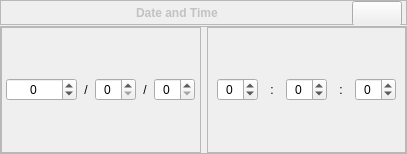
<?xml version="1.0" encoding="UTF-8"?>
<ui version="4.0">
 <class>dateTimeDialogForm</class>
 <widget class="QWidget" name="dateTimeDialogForm">
  <property name="geometry">
   <rect>
    <x>0</x>
    <y>0</y>
    <width>407</width>
    <height>154</height>
   </rect>
  </property>
  <property name="styleSheet">
   <string notr="true"/>
  </property>
  <layout class="QVBoxLayout">
   <property name="spacing">
    <number>1</number>
   </property>
   <property name="margin">
    <number>0</number>
   </property>
   <item>
    <widget class="BarFrame" name="TitleBar">
     <property name="sizePolicy">
      <sizepolicy hsizetype="Expanding" vsizetype="Preferred">
       <horstretch>0</horstretch>
       <verstretch>0</verstretch>
      </sizepolicy>
     </property>
     <property name="minimumSize">
      <size>
       <width>16</width>
       <height>25</height>
      </size>
     </property>
     <property name="maximumSize">
      <size>
       <width>16777215</width>
       <height>25</height>
      </size>
     </property>
     <property name="frameShape">
      <enum>QFrame::StyledPanel</enum>
     </property>
     <layout class="QHBoxLayout">
      <property name="spacing">
       <number>0</number>
      </property>
      <property name="leftMargin">
       <number>0</number>
      </property>
      <property name="topMargin">
       <number>0</number>
      </property>
      <property name="rightMargin">
       <number>4</number>
      </property>
      <property name="bottomMargin">
       <number>0</number>
      </property>
      <item>
       <spacer name="horizontalSpacer">
        <property name="orientation">
         <enum>Qt::Horizontal</enum>
        </property>
        <property name="sizeHint" stdset="0">
         <size>
          <width>40</width>
          <height>20</height>
         </size>
        </property>
       </spacer>
      </item>
      <item>
       <widget class="QLabel" name="stelWindowTitle">
        <property name="palette">
         <palette>
          <active>
           <colorrole role="WindowText">
            <brush brushstyle="SolidPattern">
             <color alpha="255">
              <red>194</red>
              <green>194</green>
              <blue>195</blue>
             </color>
            </brush>
           </colorrole>
           <colorrole role="Text">
            <brush brushstyle="SolidPattern">
             <color alpha="255">
              <red>194</red>
              <green>194</green>
              <blue>195</blue>
             </color>
            </brush>
           </colorrole>
          </active>
          <inactive>
           <colorrole role="WindowText">
            <brush brushstyle="SolidPattern">
             <color alpha="255">
              <red>194</red>
              <green>194</green>
              <blue>195</blue>
             </color>
            </brush>
           </colorrole>
           <colorrole role="Text">
            <brush brushstyle="SolidPattern">
             <color alpha="255">
              <red>194</red>
              <green>194</green>
              <blue>195</blue>
             </color>
            </brush>
           </colorrole>
          </inactive>
          <disabled>
           <colorrole role="WindowText">
            <brush brushstyle="SolidPattern">
             <color alpha="255">
              <red>194</red>
              <green>194</green>
              <blue>195</blue>
             </color>
            </brush>
           </colorrole>
           <colorrole role="Text">
            <brush brushstyle="SolidPattern">
             <color alpha="255">
              <red>194</red>
              <green>194</green>
              <blue>195</blue>
             </color>
            </brush>
           </colorrole>
          </disabled>
         </palette>
        </property>
        <property name="font">
         <font>
          <weight>75</weight>
          <italic>false</italic>
          <bold>true</bold>
         </font>
        </property>
        <property name="text">
         <string>Date and Time</string>
        </property>
       </widget>
      </item>
      <item>
       <spacer name="horizontalSpacer_2">
        <property name="orientation">
         <enum>Qt::Horizontal</enum>
        </property>
        <property name="sizeHint" stdset="0">
         <size>
          <width>40</width>
          <height>20</height>
         </size>
        </property>
       </spacer>
      </item>
      <item>
       <widget class="QPushButton" name="closeStelWindow">
        <property name="sizePolicy">
         <sizepolicy hsizetype="Fixed" vsizetype="Fixed">
          <horstretch>0</horstretch>
          <verstretch>0</verstretch>
         </sizepolicy>
        </property>
        <property name="minimumSize">
         <size>
          <width>50</width>
          <height>25</height>
         </size>
        </property>
        <property name="maximumSize">
         <size>
          <width>50</width>
          <height>25</height>
         </size>
        </property>
        <property name="focusPolicy">
         <enum>Qt::NoFocus</enum>
        </property>
        <property name="text">
         <string/>
        </property>
       </widget>
      </item>
     </layout>
    </widget>
   </item>
   <item>
    <widget class="QFrame" name="dateTimeBox">
     <property name="sizePolicy">
      <sizepolicy hsizetype="Preferred" vsizetype="Preferred">
       <horstretch>0</horstretch>
       <verstretch>1</verstretch>
      </sizepolicy>
     </property>
     <property name="frameShape">
      <enum>QFrame::StyledPanel</enum>
     </property>
     <layout class="QHBoxLayout" name="horizontalLayout_3">
      <property name="margin">
       <number>0</number>
      </property>
      <item>
       <widget class="QFrame" name="dateFrame">
        <property name="frameShape">
         <enum>QFrame::StyledPanel</enum>
        </property>
        <layout class="QHBoxLayout" name="horizontalLayout">
         <property name="spacing">
          <number>0</number>
         </property>
         <property name="margin">
          <number>0</number>
         </property>
         <item>
          <widget class="QSpinBox" name="spinner_year">
           <property name="sizePolicy">
            <sizepolicy hsizetype="Fixed" vsizetype="Fixed">
             <horstretch>0</horstretch>
             <verstretch>0</verstretch>
            </sizepolicy>
           </property>
           <property name="focusPolicy">
            <enum>Qt::StrongFocus</enum>
           </property>
           <property name="contextMenuPolicy">
            <enum>Qt::NoContextMenu</enum>
           </property>
           <property name="wrapping">
            <bool>false</bool>
           </property>
           <property name="frame">
            <bool>true</bool>
           </property>
           <property name="alignment">
            <set>Qt::AlignCenter</set>
           </property>
           <property name="minimum">
            <number>-1000000</number>
           </property>
           <property name="maximum">
            <number>1000000</number>
           </property>
          </widget>
         </item>
         <item>
          <widget class="QLabel" name="label">
           <property name="enabled">
            <bool>true</bool>
           </property>
           <property name="sizePolicy">
            <sizepolicy hsizetype="Expanding" vsizetype="Minimum">
             <horstretch>0</horstretch>
             <verstretch>0</verstretch>
            </sizepolicy>
           </property>
           <property name="maximumSize">
            <size>
             <width>10</width>
             <height>16777215</height>
            </size>
           </property>
           <property name="text">
            <string>/</string>
           </property>
           <property name="alignment">
            <set>Qt::AlignCenter</set>
           </property>
          </widget>
         </item>
         <item>
          <widget class="QSpinBox" name="spinner_month">
           <property name="sizePolicy">
            <sizepolicy hsizetype="Fixed" vsizetype="Fixed">
             <horstretch>0</horstretch>
             <verstretch>0</verstretch>
            </sizepolicy>
           </property>
           <property name="focusPolicy">
            <enum>Qt::StrongFocus</enum>
           </property>
           <property name="contextMenuPolicy">
            <enum>Qt::NoContextMenu</enum>
           </property>
           <property name="frame">
            <bool>true</bool>
           </property>
           <property name="alignment">
            <set>Qt::AlignCenter</set>
           </property>
           <property name="minimum">
            <number>0</number>
           </property>
           <property name="maximum">
            <number>13</number>
           </property>
          </widget>
         </item>
         <item>
          <widget class="QLabel" name="label_2">
           <property name="sizePolicy">
            <sizepolicy hsizetype="Expanding" vsizetype="Preferred">
             <horstretch>0</horstretch>
             <verstretch>0</verstretch>
            </sizepolicy>
           </property>
           <property name="maximumSize">
            <size>
             <width>10</width>
             <height>16777215</height>
            </size>
           </property>
           <property name="text">
            <string>/</string>
           </property>
           <property name="alignment">
            <set>Qt::AlignCenter</set>
           </property>
          </widget>
         </item>
         <item>
          <widget class="QSpinBox" name="spinner_day">
           <property name="sizePolicy">
            <sizepolicy hsizetype="Fixed" vsizetype="Fixed">
             <horstretch>0</horstretch>
             <verstretch>0</verstretch>
            </sizepolicy>
           </property>
           <property name="focusPolicy">
            <enum>Qt::StrongFocus</enum>
           </property>
           <property name="contextMenuPolicy">
            <enum>Qt::NoContextMenu</enum>
           </property>
           <property name="frame">
            <bool>true</bool>
           </property>
           <property name="alignment">
            <set>Qt::AlignCenter</set>
           </property>
           <property name="minimum">
            <number>0</number>
           </property>
           <property name="maximum">
            <number>32</number>
           </property>
          </widget>
         </item>
        </layout>
       </widget>
      </item>
      <item>
       <widget class="QFrame" name="timeFrame">
        <property name="sizePolicy">
         <sizepolicy hsizetype="Preferred" vsizetype="Preferred">
          <horstretch>0</horstretch>
          <verstretch>0</verstretch>
         </sizepolicy>
        </property>
        <property name="font">
         <font/>
        </property>
        <property name="frameShape">
         <enum>QFrame::StyledPanel</enum>
        </property>
        <layout class="QHBoxLayout" name="horizontalLayout_2">
         <property name="spacing">
          <number>0</number>
         </property>
         <property name="margin">
          <number>0</number>
         </property>
         <item>
          <widget class="QSpinBox" name="spinner_hour">
           <property name="sizePolicy">
            <sizepolicy hsizetype="Fixed" vsizetype="Fixed">
             <horstretch>0</horstretch>
             <verstretch>0</verstretch>
            </sizepolicy>
           </property>
           <property name="focusPolicy">
            <enum>Qt::StrongFocus</enum>
           </property>
           <property name="contextMenuPolicy">
            <enum>Qt::NoContextMenu</enum>
           </property>
           <property name="alignment">
            <set>Qt::AlignCenter</set>
           </property>
           <property name="minimum">
            <number>-1</number>
           </property>
           <property name="maximum">
            <number>24</number>
           </property>
          </widget>
         </item>
         <item>
          <widget class="QLabel" name="label_3">
           <property name="sizePolicy">
            <sizepolicy hsizetype="Expanding" vsizetype="Preferred">
             <horstretch>0</horstretch>
             <verstretch>0</verstretch>
            </sizepolicy>
           </property>
           <property name="maximumSize">
            <size>
             <width>10</width>
             <height>16777215</height>
            </size>
           </property>
           <property name="text">
            <string>:</string>
           </property>
           <property name="alignment">
            <set>Qt::AlignCenter</set>
           </property>
          </widget>
         </item>
         <item>
          <widget class="QSpinBox" name="spinner_minute">
           <property name="sizePolicy">
            <sizepolicy hsizetype="Fixed" vsizetype="Fixed">
             <horstretch>0</horstretch>
             <verstretch>0</verstretch>
            </sizepolicy>
           </property>
           <property name="focusPolicy">
            <enum>Qt::StrongFocus</enum>
           </property>
           <property name="contextMenuPolicy">
            <enum>Qt::NoContextMenu</enum>
           </property>
           <property name="alignment">
            <set>Qt::AlignCenter</set>
           </property>
           <property name="minimum">
            <number>-1</number>
           </property>
           <property name="maximum">
            <number>60</number>
           </property>
          </widget>
         </item>
         <item>
          <widget class="QLabel" name="label_4">
           <property name="sizePolicy">
            <sizepolicy hsizetype="Expanding" vsizetype="Preferred">
             <horstretch>0</horstretch>
             <verstretch>0</verstretch>
            </sizepolicy>
           </property>
           <property name="maximumSize">
            <size>
             <width>10</width>
             <height>16777215</height>
            </size>
           </property>
           <property name="autoFillBackground">
            <bool>false</bool>
           </property>
           <property name="text">
            <string>:</string>
           </property>
           <property name="alignment">
            <set>Qt::AlignCenter</set>
           </property>
          </widget>
         </item>
         <item>
          <widget class="QSpinBox" name="spinner_second">
           <property name="sizePolicy">
            <sizepolicy hsizetype="Fixed" vsizetype="Fixed">
             <horstretch>0</horstretch>
             <verstretch>0</verstretch>
            </sizepolicy>
           </property>
           <property name="focusPolicy">
            <enum>Qt::StrongFocus</enum>
           </property>
           <property name="contextMenuPolicy">
            <enum>Qt::NoContextMenu</enum>
           </property>
           <property name="frame">
            <bool>true</bool>
           </property>
           <property name="alignment">
            <set>Qt::AlignCenter</set>
           </property>
           <property name="buttonSymbols">
            <enum>QAbstractSpinBox::UpDownArrows</enum>
           </property>
           <property name="accelerated">
            <bool>true</bool>
           </property>
           <property name="prefix">
            <string/>
           </property>
           <property name="minimum">
            <number>-1</number>
           </property>
           <property name="maximum">
            <number>60</number>
           </property>
          </widget>
         </item>
        </layout>
       </widget>
      </item>
     </layout>
    </widget>
   </item>
  </layout>
 </widget>
 <customwidgets>
  <customwidget>
   <class>BarFrame</class>
   <extends>QFrame</extends>
   <header>Dialog.hpp</header>
   <container>1</container>
  </customwidget>
 </customwidgets>
 <resources>
  <include location="../../data/gui/guiRes.qrc"/>
 </resources>
 <connections/>
</ui>
